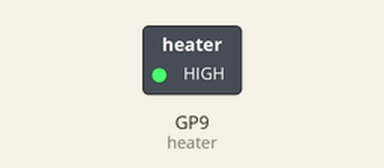
Bench run of a program on a simulated Raspberry Pi Pico running CircuitPython. On the bench: switched loads named in the program (green lamp = pin HIGH). What the program prints to the serial console is not drawn.

Above: at 0.1 s.
Timing chart, 0 to 1.6 s (numbered marks = the images above):
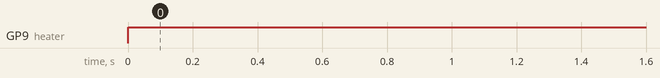

Measured:
- by itself, GP9 (heater): LOW → HIGH at 0.00 s

The program:

heater_test.py
```python
"""
LED example for Pico. Blinks external LED on and off.

REQUIRED HARDWARE:
* LED on pin GP14.
"""
import time
import board
import digitalio

heater = digitalio.DigitalInOut(board.GP9)  # sets led to be line 14
heater.direction = digitalio.Direction.OUTPUT  #

while True:  # infinite loop here
    heater.value = True  # on
    print("heating?");
    time.sleep(0.25)
    # led.value = False  # off
    # time.sleep(0.25)
```
